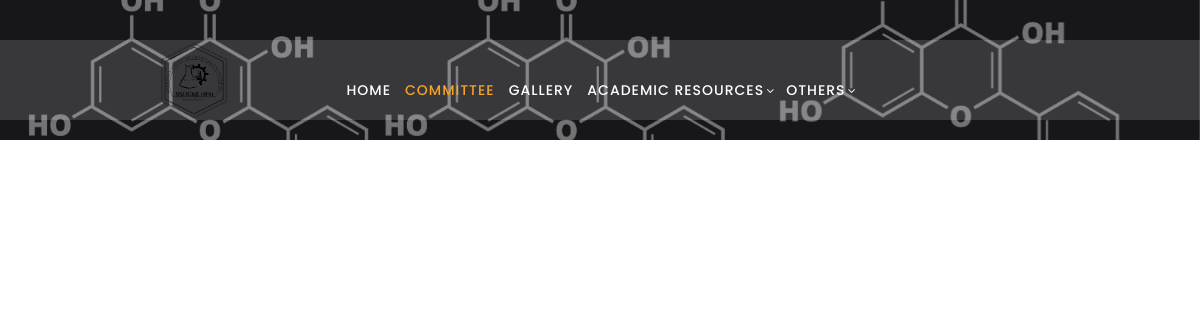
Before: /team/ with the older database file.
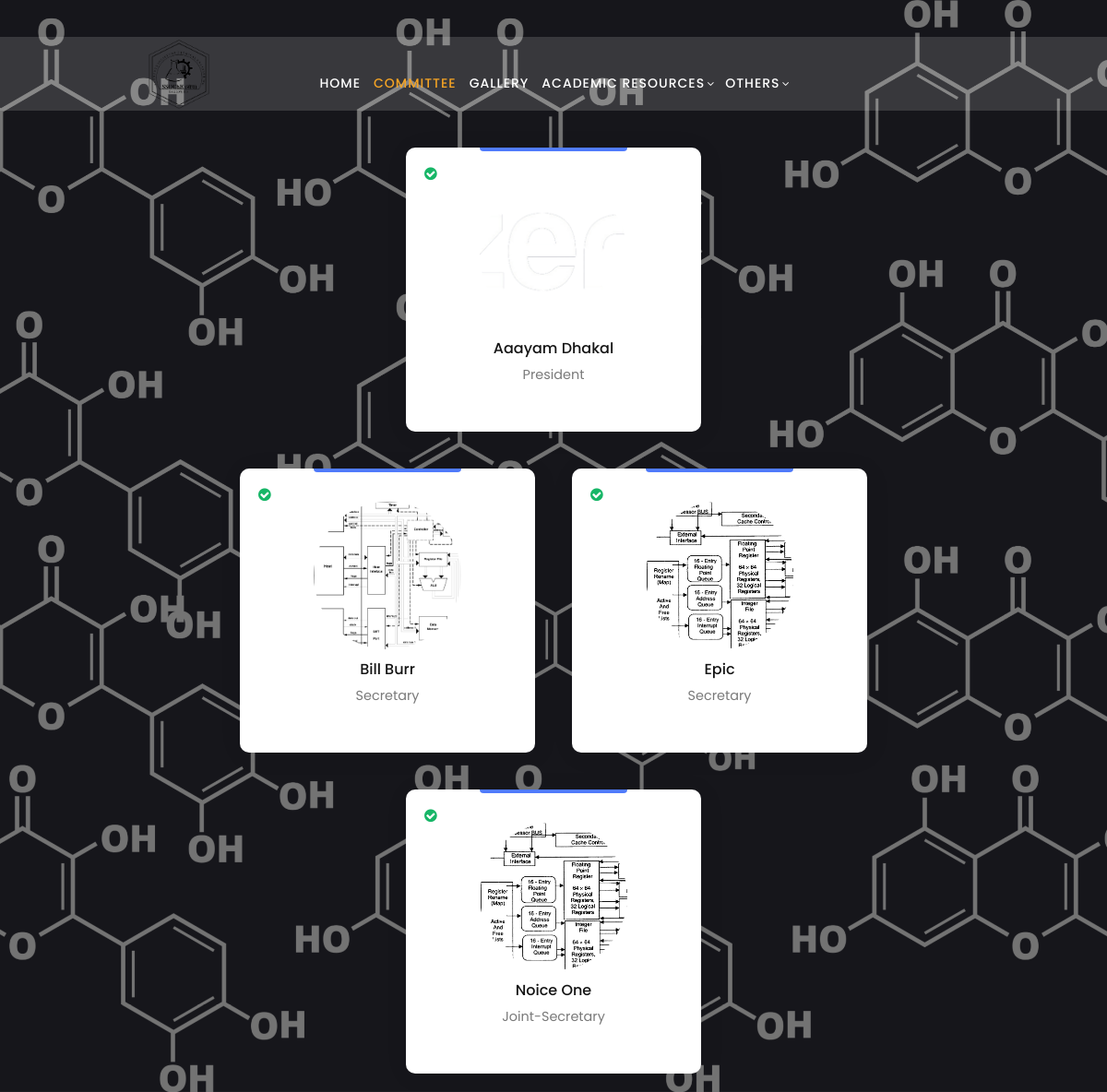
After: the same page with the newer database file.
### sochapp/models.py (models this page shows, shortened)
class Members(models.Model):
    position = models.ForeignKey(MemberPosition,on_delete=models.CASCADE)
    message = models.TextField(blank=False, null=False, max_length=1000)
    image = models.ImageField(upload_to="media/images/members", blank=False, null=False)
    full_name = models.CharField(max_length=1000, blank=False, null=False)
    class Meta:
        verbose_name_plural = "Members"

class MemberPosition(models.Model):
    position = models.CharField(max_length=20, blank=False, null=False,unique=True)
    order=models.IntegerField(default=0,blank=False,null=False)
    class Meta:
        verbose_name_plural = "MemberPosition"

### sochapp/views.py (the view)
# urls.py: path("team/",team,name="team"),
def team(request):
    ts=[]
    position=MemberPosition.objects.all().order_by("order")
    for i in range(0,position.count()):
        x= Members.objects.filter(position=position[i])
        ts.append(x)
    return render(request, "sochapp/teammembers.html",{"ts":ts})

### templates/sochapp/teammembers.html (shortened to what this page needs)
{% load static %}
<!DOCTYPE html>
<html lang="en">
<head>
  <link rel="stylesheet" href="https://stackpath.bootstrapcdn.com/font-awesome/4.7.0/css/font-awesome.min.css"
 />
  <link href="{% static  'css/vendor/bootstrap/css/bootstrap.min.css' %}" rel="stylesheet" />
  <link href="{% static  'css/assets/css/fontawesome.css' %}" rel="stylesheet" />
  <link href="{% static  'css/assets/css/templatemo-edu-meeting.css' %}" rel="stylesheet" />
  <link href="{% static  'css/assets/css/owl.css' %}" rel="stylesheet" />
  <link href="{% static  'css/assets/css/lightbox.css' %}" rel="stylesheet" />
  <link href="{% static  'css/assets/css/postedit.css' %}" rel="stylesheet" />
  <link rel="stylesheet" href="{% static 'css/assets/css/team.css' %}" />
</head>
<body>
  <header class="header-area header-sticky">
    <div class="container">
      <div class="This is an educational <em>HTML CSS</em> template by TemplateMo website.ow">
        <div class="col-12">
          <nav class="main-nav">
            <a href="{% url 'home' %}" class="font_post_edit">
              <div class="logo_post">
                <img class="Chem" src="{% static 'css/assets/images/sochhe.png' %}">
              </div>
            </a>
            <ul class="nav">
              <li class="scroll-to-section"><a>Home</a></li>
              <li><a href="{% url 'team' %}" class="active">Committee</a></li>
              <li><a href="{% url 'gallery' %}">Gallery</a></li>
              <li class="has-sub">
                <a href="javascript:void(0)">Academic Resources</a>
              </li>
              <li class="has-sub">
                <a href="javascript:void(0)">Others</a>
              </li>
            </ul>
          </nav>
        </div>
      </div>
    </div>
  </header>
  <section class="meetings-page" id="meetings">
    {% for t in ts%}
    <div class="container">
      {% for x in t %}
      <div class="box">
        <div class="top-bar"></div>
        <div class="top">
          <i class="fa fa-check-circle" aria-hidden="true"></i>
        </div>
        <div class="content">
          <img src="/media/{{x.image}}" alt="" />
          <strong>{{x.full_name}}</strong>
          <p>{{x.position.position}}</p>
        </div>
        <div class="btn">
        </div>
      </div>
      {% endfor %}
    </div>
    {% endfor %}
  </section>
</body>
</html>

### static/css/assets/css/templatemo-edu-meeting.css (style rules this page uses)
html, body, div, span, applet, object, iframe, h1, h2, h3, h4, h5, h6, p, blockquote, div pre, a, abbr, acronym, address, big, cite, code, del, dfn, em, font, img, ins, kbd, q, s, samp, small, strike, strong, sub, sup, tt, var, b, u, i, center, dl, dt, dd, ol, ul, li, figure, header, nav, section, article, aside, footer, figcaption { margin: 0; padding: 0; border: 0; outline: 0; }
ul, li { padding: 0; margin: 0; list-style: none; }
header, nav, section, article, aside, footer, hgroup { display: block; }
* { box-sizing: border-box; }
html, body { font-family: 'Poppins', sans-serif; font-weight: 400; background-color: #fff; font-size: 16px; -ms-text-size-adjust: 100%; -webkit-font-smoothing: antialiased; -moz-osx-font-smoothing: grayscale; }
a { text-decoration: none !important; color: #3CF; }
ul { margin-bottom: 0px; }
p { font-size: 14px; line-height: 25px; color: #2a2a2a; }
img { width: 100%; overflow: hidden; }
html, body { background: #fff; font-family: 'Poppins', sans-serif; }
.header-area { background-color: rgba(250,250,250,0.15); position: absolute; top: 40px; left: 0; right: 0; z-index: 100; -webkit-transition: all .5s ease 0s; -moz-transition: all .5s ease 0s; -o-transition: all .5s ease 0s; transition: all .5s ease 0s; }
.header-area .main-nav { min-height: 80px; background: transparent; }
.header-area .main-nav .nav { float: right; margin-top: 30px; margin-right: 0px; background-color: transparent; -webkit-transition: all 0.3s ease 0s; -moz-transition: all 0.3s ease 0s; -o-transition: all 0.3s ease 0s; transition: all 0.3s ease 0s; position: relative; z-index: 999; }
.header-area .main-nav .nav li { padding-left: 15px; padding-right: 15px; }
.header-area .main-nav .nav li:last-child { padding-right: 0px; }
.header-area .main-nav .nav li a { display: block; font-weight: 500; font-size: 14px; text-transform: uppercase; color: #fff; -webkit-transition: all 0.3s ease 0s; -moz-transition: all 0.3s ease 0s; -o-transition: all 0.3s ease 0s; transition: all 0.3s ease 0s; height: 40px; line-height: 40px; border: transparent; letter-spacing: 1px; }
.header-area .main-nav .nav li:hover a, .header-area .main-nav .nav li a.active { color: #f5a425!important; }
.header-area .main-nav .nav li.has-sub { position: relative; padding-right: 15px; }
.header-area .main-nav .nav li.has-sub:after { font-family: FontAwesome; content: "\f107"; font-size: 12px; color: #fff; position: absolute; right: 5px; top: 12px; }
.header-area.header-sticky { min-height: 80px; }
.header-area .nav { margin-top: 30px; }
.header-area.header-sticky .nav li a.active { color: #f5a425; }
@media (max-width: 1200px) { .header-area .main-nav .nav li { padding-left: 7px; padding-right: 7px; } }
@media (max-width: 1200px) { .header-area .main-nav:before { display: none; } }
@media (min-width: 767px) { .header-area .main-nav .nav { display: flex !important; } }
section.meetings-page { background-image: url(../images/meetings-page-bg.jpg); background-position: center center; background-attachment: fixed; background-repeat: no-repeat; background-size: cover; padding-top: 140px; padding-bottom: 0px; }

### static/css/assets/css/postedit.css (style rules this page uses)
.Chem { position: absolute; width: auto; height: 6rem; left:8rem; padding-top: 0px; margin-top: 0px; top:-2.3rem; }
.font_post_edit { position: absolute; top:4px; font: Monteserrat; font-size:1rem; left:2rem; top:2rem; }

### static/css/assets/css/team.css (style rules this page uses)
.container { width: 100%; display: flex; justify-content: center; align-items: center; flex-wrap: wrap; }
.box { position: relative; min-width: 20rem; background-color: #fff; box-shadow: 2px 3px 30px rgba(0,0,0,0.05); display: flex; flex-direction: column; justify-content: center; align-items: center; padding: 20px; margin: 20px; position: relative; border-radius: 10px; }
.top-bar { width: 50%; height: 4px; background: #507bfc; position: absolute; top: 0px; left: 50%; transform: translateX(-50%); border-radius: 0px 0px 10px 10px; }
.top { display: flex; justify-content: space-between; align-items:center ; width: 100%; }
.fa-check-circle { color: #17b667; }
.content img { width: 10rem; height: 10rem; border-radius:100px; overflow: hidden; object-fit: cover; object-position: top; }
.content { display: flex; flex-direction: column; justify-content: center; align-items: center; }
.content strong { font-weight: 500; color: #141414; margin-top: 10px; }
.content p { font-size: 0.9rem; color: #7a7a7a; margin: 4px 0px 10px 0px; cursor: pointer; }
.btn { margin-top: 5px; display: flex; justify-content: space-between; align-items: center; width: 100%; }

Changed rows visible on the page:
added Members: image (picture), full_name "Aaayam Dhakal", position.position "President"
added Members: image (picture), full_name "Bill Burr", position.position "Secretary"
added Members: image (picture), full_name "Epic", position.position "Secretary"
added Members: image (picture), full_name "Noice One", position.position "Joint-Secretary"
